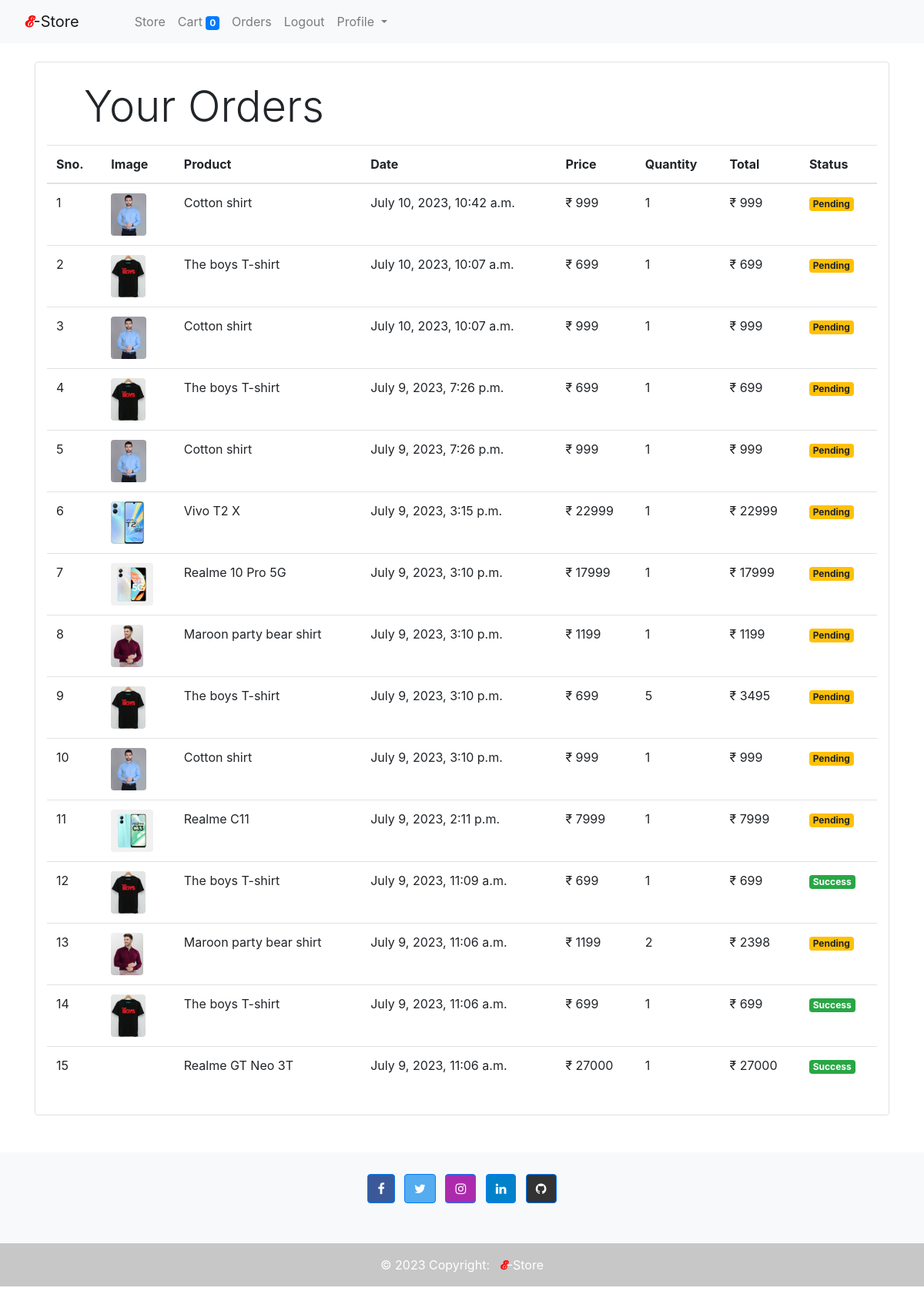
/order (signed in), run on the app's committed database.
### store/models/orders.py (models this page shows, shortened)
class Order(models.Model):
    product = models.ForeignKey(Product, on_delete=models.CASCADE)
    customer = models.ForeignKey(Customer, on_delete=models.CASCADE)
    quantity = models.IntegerField(default=1)
    price = models.IntegerField()
    address = models.CharField(max_length=200, default='', blank=True)
    phone = models.CharField(max_length=20, blank=True)
    date = models.DateTimeField(default=datetime.datetime.now)
    status = models.BooleanField(default=False)
    @staticmethod
    def get_orders_by_customer(customer_id):
        return Order.objects.filter(customer=customer_id).order_by('-date')

### store/models/product.py (models this page shows, shortened)
class Product(models.Model):
    name = models.CharField(max_length=50)
    price = models.IntegerField(default=0)
    category = models.ForeignKey(Category, on_delete=models.CASCADE, default=1)
    description = models.CharField(max_length=200, default='')
    image = models.ImageField(upload_to='upload/products/')

### store/middleware/auth.py (the view)
    def middleware(request):
        if not request.session.get('customer'):
            return redirect('login')
        response = get_response(request)
        return response

### store/templatetags/cart.py (called while the page is built)
@register.filter(name='multiply')
def multiply(number, number2):
    return number * number2

### store/views.py (called while the page is built)
    def get(self, request):
        customer = request.session.get('customer')
        orders = Order.get_orders_by_customer(customer)
        return render(request, 'orders.html', {'orders': orders})

### store/templates/orders.html (shortened to what this page needs)
{% extends 'base.html' %}
{% block content %}
{% load cart %}
<div class="container">
    <div class="col border rounded pt-4 mt-4 pb-4 mb-4 align-center table-responsive-sm">
        <p class="display-4 pl-4 ml-4">Your Orders</p>
        <table class="table">
            <thead>
                <tr>
                    <th>Sno.</th>
                    <th>Image</th>
                    <th>Product</th>
                    <th>Date</th>
                    <th>Price</th>
                    <th>Quantity</th>
                    <th>Total</th>
                    <th>Status</th>
                </tr>
            </thead>
            <tbody>
                {% for order in orders %}
                <tr>
                    <td>{{forloop.counter}}</td>
                    <td><img style="height: 55px;" src="{{order.product.image.url}}" class="rounded" alt=""></td>
                    <td>{{order.product.name}}</td>
                    <td>{{order.date}}</td>
                    <td>₹ {{order.price}}</td>
                    <td>{{order.quantity}}</td>
                    <td>₹ {{order.quantity|multiply:order.price}}</td>
                    {% if order.status %}
                    <td><small class="badge badge-success">Success</small></td>
                    {% else %}
                    <td><small class="badge badge-warning">Pending</small></td>
                    {% endif %}
                </tr>
                {% endfor %}
            </tbody>
        </table>
    </div>
</div>
{% endblock content %}

### data on the page
Order: product.image (picture), product.name "Cotton shirt", date "July 10, 2023, 10:42 a.m.", price "999", quantity "1", quantity|multiply "999", status "Pending"
Order: product.image (picture), product.name "The boys T-shirt", date "July 10, 2023, 10:07 a.m.", price "699", quantity "1", quantity|multiply "699", status "Pending"
Order: product.image (picture), product.name "Cotton shirt", date "July 10, 2023, 10:07 a.m.", price "999", quantity "1", quantity|multiply "999", status "Pending"
Order: product.image (picture), product.name "The boys T-shirt", date "July 9, 2023, 7:26 p.m.", price "699", quantity "1", quantity|multiply "699", status "Pending"
Order: product.image (picture), product.name "Cotton shirt", date "July 9, 2023, 7:26 p.m.", price "999", quantity "1", quantity|multiply "999", status "Pending"
Order: product.image (picture), product.name "Vivo T2 X", date "July 9, 2023, 3:15 p.m.", price "22999", quantity "1", quantity|multiply "22999", status "Pending"
Order: product.image (picture), product.name "Realme 10 Pro 5G", date "July 9, 2023, 3:10 p.m.", price "17999", quantity "1", quantity|multiply "17999", status "Pending"
Order: product.image (picture), product.name "Maroon party bear shirt", date "July 9, 2023, 3:10 p.m.", price "1199", quantity "1", quantity|multiply "1199", status "Pending"
Order: product.image (picture), product.name "The boys T-shirt", date "July 9, 2023, 3:10 p.m.", price "699", quantity "5", quantity|multiply "3495", status "Pending"
Order: product.image (picture), product.name "Cotton shirt", date "July 9, 2023, 3:10 p.m.", price "999", quantity "1", quantity|multiply "999", status "Pending"
Order: product.image (picture), product.name "Realme C11", date "July 9, 2023, 2:11 p.m.", price "7999", quantity "1", quantity|multiply "7999", status "Pending"
Order: product.image (picture), product.name "The boys T-shirt", date "July 9, 2023, 11:09 a.m.", price "699", quantity "1", quantity|multiply "699", status "Success"
Order: product.image (picture), product.name "Maroon party bear shirt", date "July 9, 2023, 11:06 a.m.", price "1199", quantity "2", quantity|multiply "2398", status "Pending"
Order: product.image (picture), product.name "The boys T-shirt", date "July 9, 2023, 11:06 a.m.", price "699", quantity "1", quantity|multiply "699", status "Success"
Order: product.name "Realme GT Neo 3T", date "July 9, 2023, 11:06 a.m.", price "27000", quantity "1", quantity|multiply "27000", status "Success"

### other printed values
{{ request.session.cart.keys|length }} "0"
